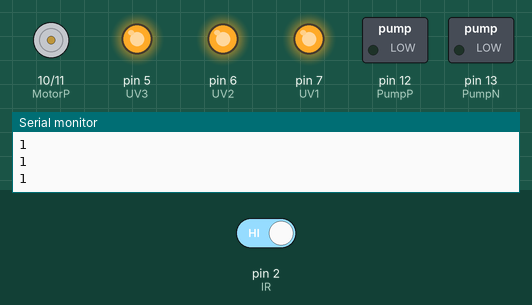
This program was run on a simulated Arduino Uno, built with avr-gcc and run on an emulated ATmega328P. On the bench: motor-driver pin pairs drawn as motors (green arrow = first pin HIGH = forward, orange = second pin HIGH = backward, longer = more drive), switched loads named in the program (green lamp = pin HIGH), output pins drawn as LEDs (lit = HIGH), the last lines printed to the serial monitor. The test bench sets the inputs (shaded band); at power-on: pin 2 (IR) HIGH.

Above: at 1.2 s.
1.3 s: pin 2 (IR) driven LOW
At 2.5 s:
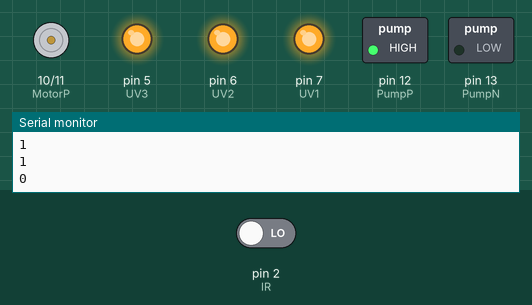
At 6.3 s:
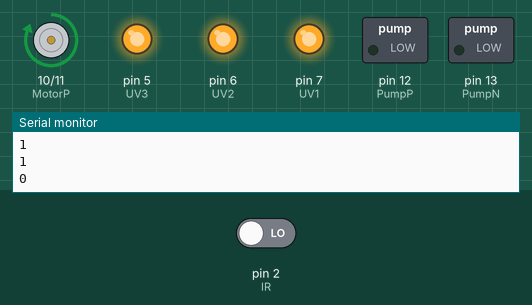
Timing chart, 0 to 8.2 s (numbered marks = the images above; inputs shaded):
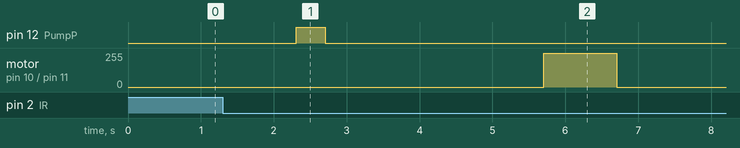

Measured:
- after the input at 1.3 s, pin 12 (PumpP): LOW → HIGH after 1.0 s, → LOW 0.40 s later; motor on pin 10 (MotorP) / pin 11 (MotorN): stopped → forward 255/255 after 4.4 s, → stopped 1.0 s later

The program:

main.cpp
```cpp
#include <Arduino.h>
#define IR 2
#define PumpN 13
#define PumpP 12
#define MotorN 11
#define MotorP 10
#define UV1 7
#define UV2 6
#define UV3 5
int status = 0;

void setup()
{
  //setup ir sensor
  pinMode(IR, INPUT);

  //setup pump
  pinMode(PumpN, OUTPUT);
  digitalWrite(PumpN, LOW);
  pinMode(PumpP, OUTPUT);
  digitalWrite(PumpP, LOW);

  //setup motor
  pinMode(MotorN, OUTPUT);
  digitalWrite(MotorN, LOW);
  pinMode(MotorP, OUTPUT);
  digitalWrite(MotorP, LOW);

  //setup uv leds
  pinMode(UV1, OUTPUT);
  pinMode(UV2, OUTPUT);
  pinMode(UV3, OUTPUT);
  digitalWrite(UV1, HIGH);
  digitalWrite(UV2, HIGH);
  digitalWrite(UV3, HIGH);

  Serial.begin(9600);
}

void loop()
{
  status = digitalRead(IR);
  Serial.println(status);
  if(status == 0)
  {
    delay(1000);
    status = digitalRead(IR);
    if(status == 0)
    {
      digitalWrite(PumpP, HIGH);
      delay(400);
      digitalWrite(PumpP, LOW);
      delay(3000);
      digitalWrite(MotorP, HIGH);
      delay(1000);
      digitalWrite(MotorP, LOW);
      delay(10000);
    }
  }
}
```
